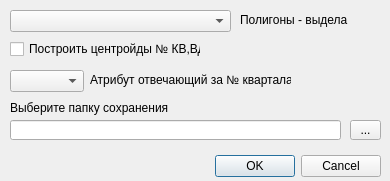
<?xml version="1.0" encoding="UTF-8"?>
<ui version="4.0">
 <class>LineTypeDialogBase</class>
 <widget class="QDialog" name="LineTypeDialogBase">
  <property name="geometry">
   <rect>
    <x>0</x>
    <y>0</y>
    <width>390</width>
    <height>181</height>
   </rect>
  </property>
  <property name="minimumSize">
   <size>
    <width>390</width>
    <height>181</height>
   </size>
  </property>
  <property name="maximumSize">
   <size>
    <width>390</width>
    <height>16777215</height>
   </size>
  </property>
  <property name="windowTitle">
   <string>Настройки параметров</string>
  </property>
  <widget class="QDialogButtonBox" name="button_box">
   <property name="geometry">
    <rect>
     <x>210</x>
     <y>150</y>
     <width>171</width>
     <height>32</height>
    </rect>
   </property>
   <property name="orientation">
    <enum>Qt::Horizontal</enum>
   </property>
   <property name="standardButtons">
    <set>QDialogButtonBox::Cancel|QDialogButtonBox::Ok</set>
   </property>
  </widget>
  <widget class="QToolButton" name="toolButton">
   <property name="geometry">
    <rect>
     <x>350</x>
     <y>120</y>
     <width>31</width>
     <height>20</height>
    </rect>
   </property>
   <property name="text">
    <string>...</string>
   </property>
  </widget>
  <widget class="QComboBox" name="comboBox2">
   <property name="geometry">
    <rect>
     <x>10</x>
     <y>70</y>
     <width>74</width>
     <height>22</height>
    </rect>
   </property>
  </widget>
  <widget class="QComboBox" name="comboBox">
   <property name="geometry">
    <rect>
     <x>10</x>
     <y>10</y>
     <width>221</width>
     <height>22</height>
    </rect>
   </property>
  </widget>
  <widget class="QLabel" name="label">
   <property name="geometry">
    <rect>
     <x>240</x>
     <y>10</y>
     <width>111</width>
     <height>20</height>
    </rect>
   </property>
   <property name="text">
    <string>Полигоны - выдела</string>
   </property>
  </widget>
  <widget class="QLabel" name="label_2">
   <property name="geometry">
    <rect>
     <x>90</x>
     <y>70</y>
     <width>201</width>
     <height>20</height>
    </rect>
   </property>
   <property name="text">
    <string>Атрибут отвечающий за № квартала</string>
   </property>
  </widget>
  <widget class="QLineEdit" name="lineEdit">
   <property name="geometry">
    <rect>
     <x>10</x>
     <y>120</y>
     <width>331</width>
     <height>20</height>
    </rect>
   </property>
  </widget>
  <widget class="QLabel" name="label_3">
   <property name="geometry">
    <rect>
     <x>10</x>
     <y>100</y>
     <width>171</width>
     <height>16</height>
    </rect>
   </property>
   <property name="text">
    <string>Выберите папку сохранения</string>
   </property>
  </widget>
  <widget class="QCheckBox" name="checkBox">
   <property name="geometry">
    <rect>
     <x>10</x>
     <y>40</y>
     <width>191</width>
     <height>18</height>
    </rect>
   </property>
   <property name="text">
    <string>Построить центройды № КВ,ВД</string>
   </property>
  </widget>
 </widget>
 <resources/>
 <connections>
  <connection>
   <sender>button_box</sender>
   <signal>accepted()</signal>
   <receiver>LineTypeDialogBase</receiver>
   <slot>accept()</slot>
   <hints>
    <hint type="sourcelabel">
     <x>20</x>
     <y>20</y>
    </hint>
    <hint type="destinationlabel">
     <x>20</x>
     <y>20</y>
    </hint>
   </hints>
  </connection>
  <connection>
   <sender>button_box</sender>
   <signal>rejected()</signal>
   <receiver>LineTypeDialogBase</receiver>
   <slot>reject()</slot>
   <hints>
    <hint type="sourcelabel">
     <x>20</x>
     <y>20</y>
    </hint>
    <hint type="destinationlabel">
     <x>20</x>
     <y>20</y>
    </hint>
   </hints>
  </connection>
 </connections>
</ui>
